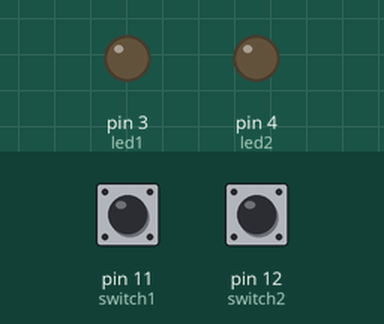
Simulated run of this sketch. Board: Arduino Uno, built with avr-gcc and run on an emulated ATmega328P. Parts: output pins drawn as LEDs (lit = HIGH). Inputs (shaded band) come from the test bench; at power-on: pin 11 (switch1) HIGH, pin 12 (switch2) HIGH. What the sketch prints to the serial monitor is not drawn.

Above: at 1.2 s.
1.3 s: pin 11 (switch1) pulled LOW for 0.15 s
At 1.4 s:
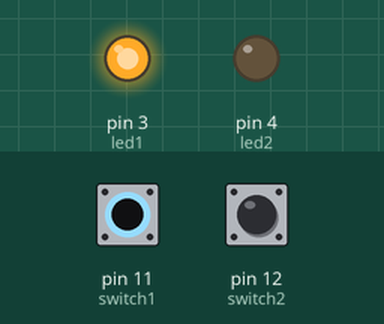
3.0 s: pin 12 (switch2) pulled LOW for 0.15 s
At 3.1 s:
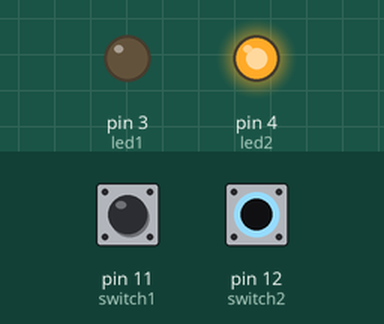
4.7 s: pin 11 (switch1) pulled LOW for 1 s
At 6.9 s:
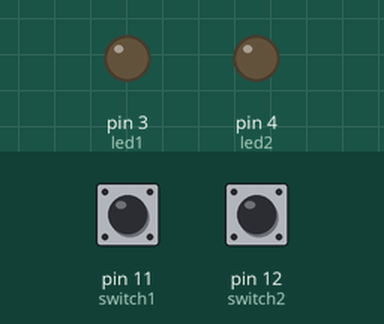
7.2 s: pin 12 (switch2) pulled LOW for 1 s
At 8.0 s:
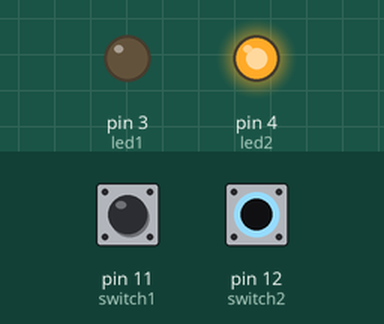
9.7 s: pin 12 (switch2) pulled LOW for 3.2 s
At 14.0 s:
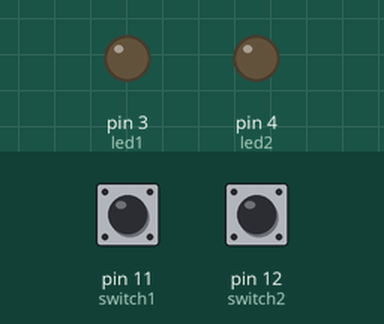
14.4 s: pin 11 (switch1) pulled LOW for 3.2 s
At 15.2 s:
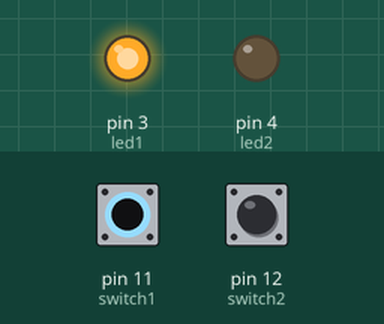
Timing chart, 0 to 19.1 s (numbered marks = the images above; inputs shaded):
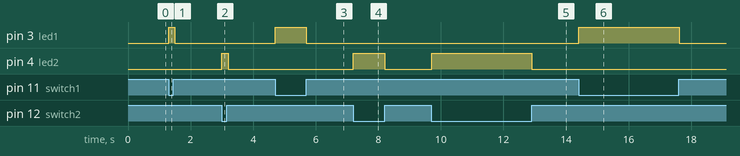

The sketch:

03_SWITCH_03.ino
```cpp
int switch1 = 11;
int switch2 = 12;
int led1 = 3;
int led2 = 4;


void setup() {
  Serial.begin(9600);
  pinMode(switch1, INPUT_PULLUP); // 기본 상태가 1(HIGH, 5V), 스위치가 눌렸을 대 0(LOW, 0V)
  pinMode(switch2, INPUT_PULLUP);
  pinMode(led1, OUTPUT);
  pinMode(led2, OUTPUT);
}

void loop() {
  int pb1 = digitalRead(switch1);
  int pb2 = digitalRead(switch2);

  digitalWrite(led1, LOW);
  digitalWrite(led2, LOW);

  if(pb1 == LOW) {
    Serial.print("Switch: Red");
    digitalWrite(led1, HIGH);
  }

  if(pb2 == LOW) {
  Serial.print("Switch: Blue");
  digitalWrite(led2, HIGH);
  }
  delay(100);

}
```

Measured:
- after the input at 1.3 s, pin 3 (led1): LOW → HIGH at once, → LOW 0.20 s later
- after the input at 3.0 s, pin 4 (led2): LOW → HIGH at once, → LOW 0.20 s later
- after the input at 4.7 s, pin 3 (led1): LOW → HIGH at once, → LOW 1.0 s later
- after the input at 7.2 s, pin 4 (led2): LOW → HIGH at once, → LOW 1.0 s later
- after the input at 9.7 s, pin 4 (led2): LOW → HIGH at once, → LOW 3.2 s later
- after the input at 14.4 s, pin 3 (led1): LOW → HIGH at once, → LOW 3.2 s later
